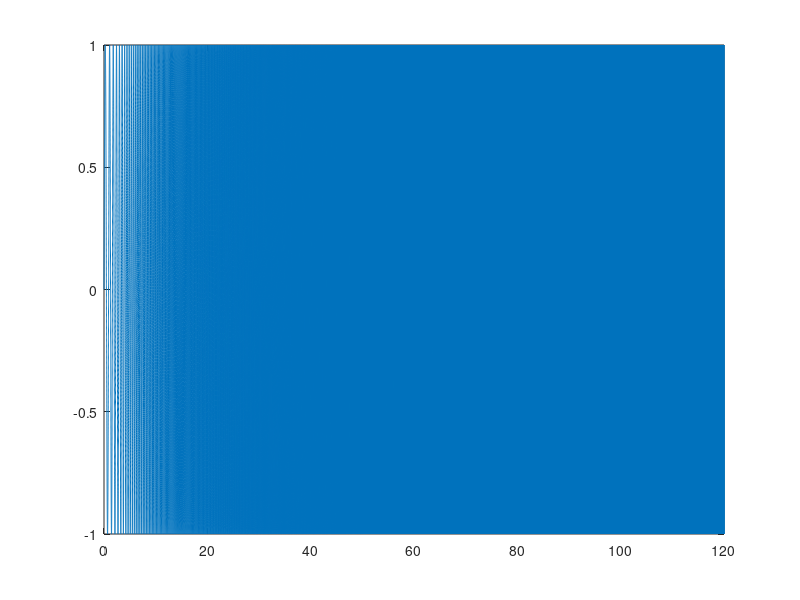

Reproduce this figure in MATLAB. (Note: this script raises an error after producing the figure.)

%% Constant
rad2deg = 180/pi;
deg2rad = 1/rad2deg;
hz2rps = 2*pi;
rps2hz = 1/hz2rps;

pathSave = '../Data/';
fileSave = fullfile(pathSave, 'Geri_run28.mat');
pointDefList = {NaN, 2, 25, 28}; % Predefined GVT nodes for Force, Accel1, and Accel2

% DAQ Setup - This is for the cDAQ Chasis with 9269 and 9229
chanOutNameList = {'DriveOut'};
chanOutNumList = [0];
chanInNameList = {'DriveIn', 'Force', 'Accel1', 'Accel2'};
chanInNumList = [0, 1, 2, 3];
chanInMult = [1, 10, 100, 100];

% Define the Excitation
timeDuration_s = 120;
freqExcStart_Hz = 1;
freqExcEnd_Hz = 35;
phaseZero_deg = 0;
ampExcStart_V = 1;
ampExcEnd_V = 1;
ampExcOffset = 0;

% Create the Excitation
freqSample_Hz = 2000;
timeSample_s = 1/freqSample_Hz;
timeExc_s = [0 : timeSample_s : timeDuration_s]';

ampExc_V = ((ampExcEnd_V - ampExcStart_V) * (timeExc_s / timeDuration_s)) + ampExcStart_V;
% ampExc_V = ((ampExcStart_V - ampExcEnd_V)/2 * cos(pi * timeExc_s / timeDuration_s)) + (ampExcStart_V + ampExcEnd_V)/2;

freqExc_hz = ((freqExcEnd_Hz - freqExcStart_Hz) * (timeExc_s / (2 * timeDuration_s))) + freqExcStart_Hz;
signalExc = ampExcOffset + ampExc_V .* sin((freqExc_hz * hz2rps) .* timeExc_s + (phaseZero_deg * deg2rad));

figure; plot(timeExc_s, signalExc)

%%
devListObj = daq.getDevices;
daqSessionObj = daq.createSession('ni');
%daqSessionObj = daq.createSession('National Instruments');

daqSessionObj.Rate = freqSample_Hz;

% Setup the DAQ Channels
daqSessionObj.addAnalogOutputChannel(devListObj(1).ID, chanOutNumList, 'Voltage');
daqSessionObj.addAnalogInputChannel(devListObj(2).ID, chanInNumList, 'Voltage');


%% Create the output signal

% Put the data in the output queue
queueOutputData(daqSessionObj, signalExc);

% Create listeners
lstnOutHandle = addlistener(daqSessionObj, 'DataRequired', @(src, event) src.queueOutputData(signalExc));
lstnInHandle = addlistener(daqSessionObj, 'DataAvailable', @plotData);
% fid1 = fopen('log.bin', 'a');
% lstnInHandle = addlistener(daqSessionObj, 'DataAvailable', @(src, event)logData(src, event, fid1));


%% Run the DAQ
prepare(daqSessionObj); pause(1);
[signalIn, timeIn_s] = startForeground(daqSessionObj);
% startBackground(daqSessionObj);


%% Cleanup
% save a file
save(fileSave, 'timeIn_s', 'signalIn', 'chanInNameList', 'pointDefList', '-mat');

% for indxSig = 1:length(chanInNameList)
%     assignin('base', chanInNameList{indxSig}, signalIn(:,indxSig)); 
% end


% Cleanup
delete(lstnOutHandle);
delete(lstnInHandle);
release(daqSessionObj)


%%
figure; plot(timeIn_s, signalIn);

%%
if 1

    freqSampleIn_Hz = round(1/mean(diff(timeIn_s)));
    winType = 'cosi'; smoothFactor = 9;
     [xxP1, ~, freq] = PsdEst(signalIn, freqSampleIn_Hz, winType, smoothFactor);
     [freq, gain_dB, phase_deg, xyC, xyT, xxP, yyP, xyP] = TransFunc(signalIn(:,2), signalIn(:,3:4), [], freqSampleIn_Hz, winType, smoothFactor);

%     PsdPlot(freq, xxP, 'Hz');
    PsdPlot(freq, xxP1, 'Hz');
    xlim([1, 100]); legend(chanInNameList, 'Interpreter', 'none')
    
    BodePlot(freq, gain_dB, phase_deg, xyC);
    xlim([1, 100]); legend(chanInNameList{3:4}, 'Interpreter', 'none')
    
end
